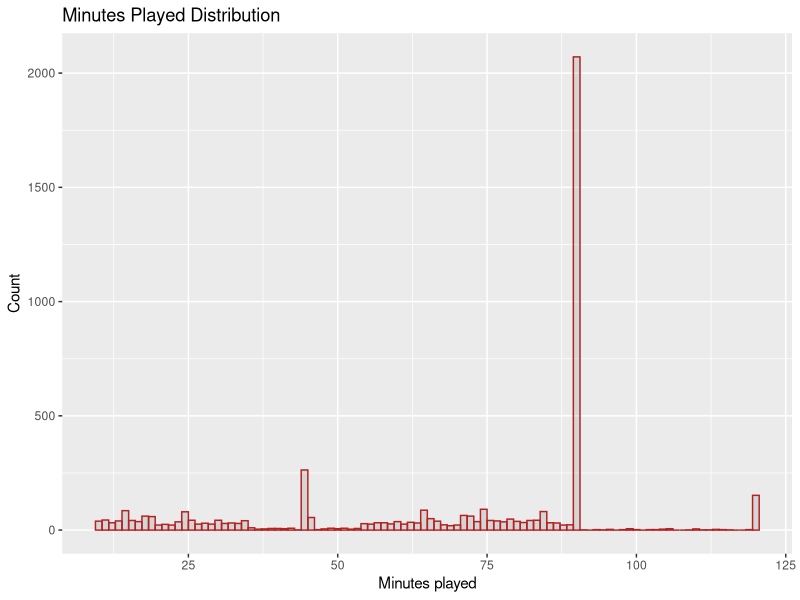
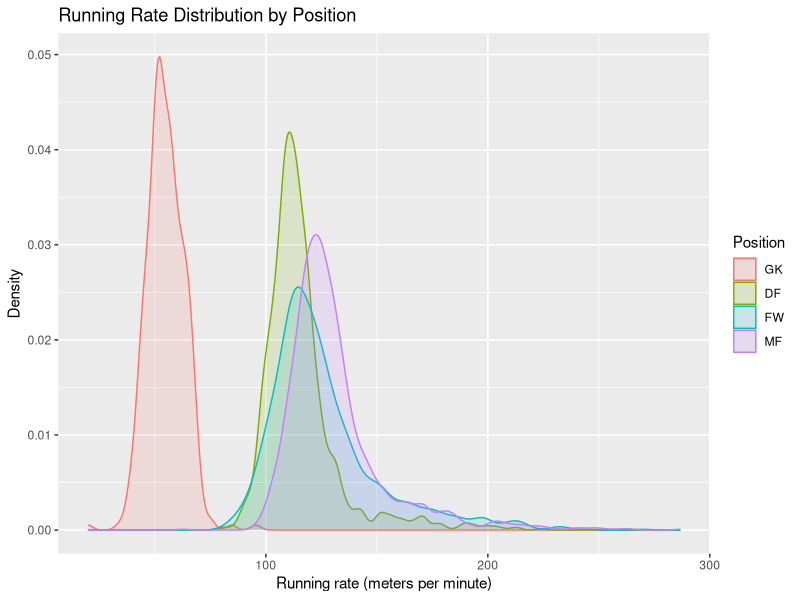
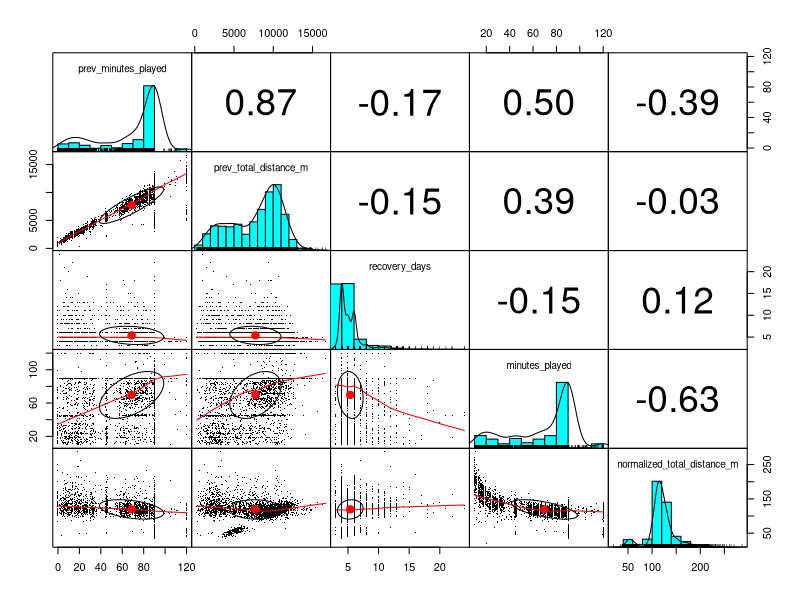
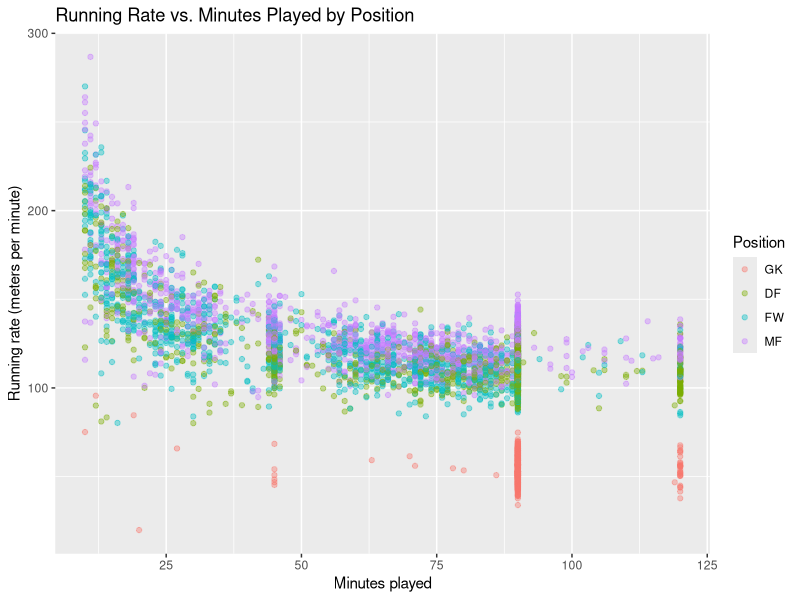
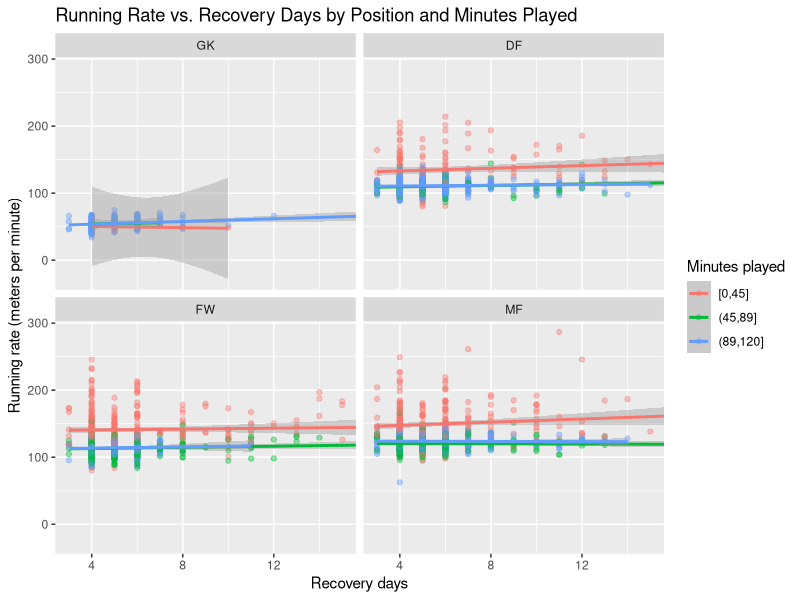
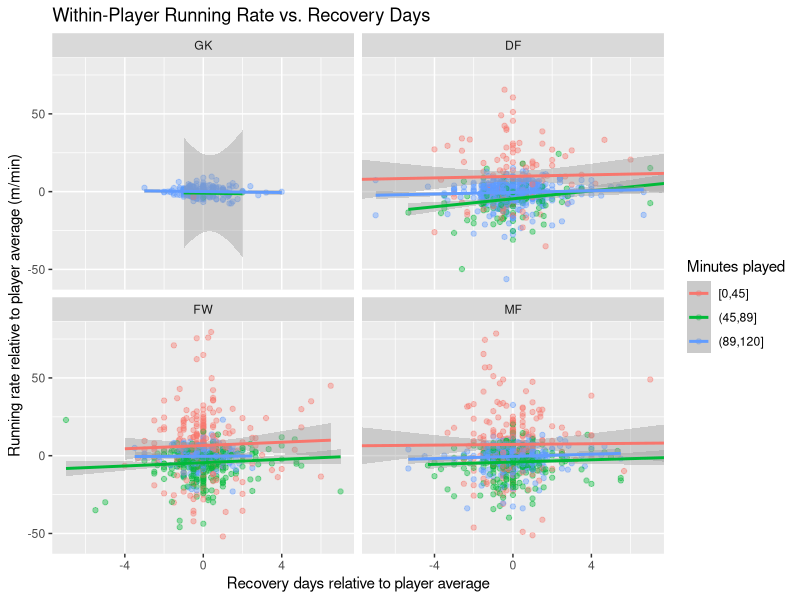
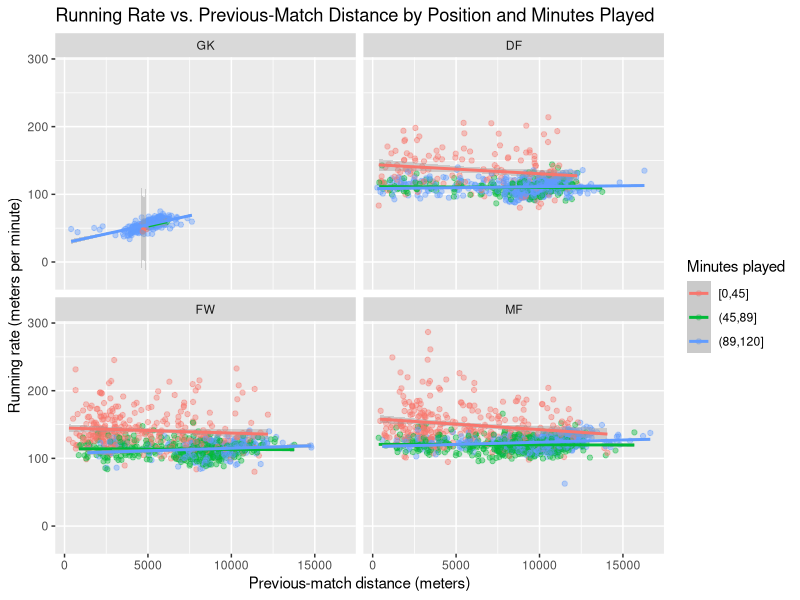
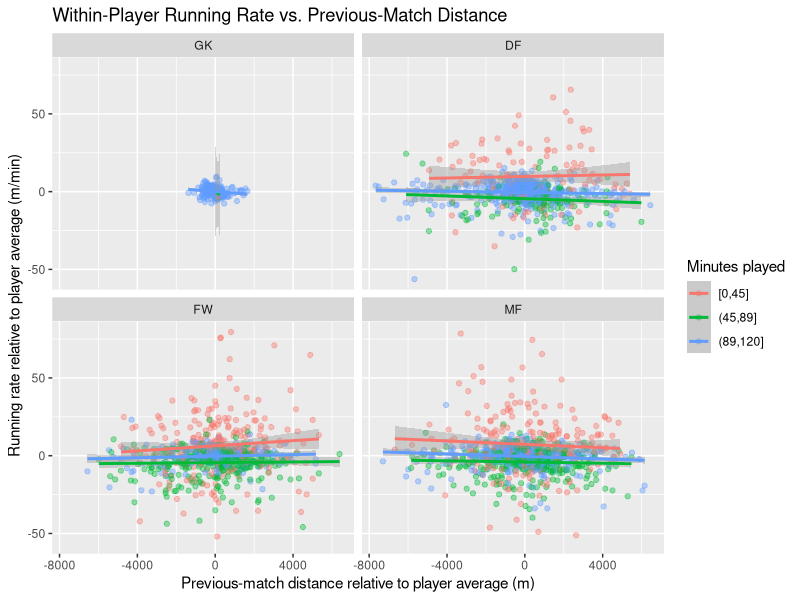

Source code (R) for these figures, in order:
## ---- chunk 1
knitr::opts_chunk$set(echo = TRUE)
## ---- chunk 2
library(dplyr)
library(ggplot2)
library(psych)
library(scales)
library(splines)
library(lme4)
library(lmerTest)
## ---- chunk 3
# Load raw data
df <- read.csv("raw_data.csv")
nrow(df)
## ---- chunk 4
# Variables whose previous-match values we want to retain
prev_vars <- c(
  "minutes_played",
  "total_distance_m"
)

# Add previous-match information
df <- df %>%
  mutate(
    # Convert match_date to Date
    match_date = as.Date(match_date)
  ) %>%
  
  # Drop rows where the player never actually appeared (0 distance covered), so they aren't treated as a previous match
  filter(total_distance_m > 0) %>%

  # Put each player's appearances in chronological order
  arrange(
    tournament_year,
    player_tournament_id,
    match_date,
    fifa_match_number
  ) %>%

  # Previous matches must be computed separately within each tournament/player
  group_by(tournament_year, player_tournament_id) %>%

  mutate(
    # Match metadata from previous appearance
    prev_match_id = lag(match_id),
    prev_match_date = lag(match_date),

    # Days since previous appearance
    recovery_days = as.integer(match_date - prev_match_date),

    # Previous-match statistics
    across(
      all_of(prev_vars),
      lag,
      .names = "prev_{.col}"
    )
  ) %>%

  ungroup()
## ---- chunk 5
df <- df %>%
  # Filter out rows where player played less than 10 minutes
  filter(
    !(is.na(minutes_played) | minutes_played < 10)
  ) %>%
  
  # Set reference categories for factor variables
  mutate(
    position = relevel(factor(position), ref = "GK")
  ) %>%
  
  # Normalize statistics by minutes played
  mutate(
    normalized_total_distance_m = total_distance_m / minutes_played,
    normalized_pressing_direct = pressing_direct / minutes_played
  ) %>%
  
  # Add binned minutes_played column
  mutate(
    binned_minutes_played = cut(minutes_played, breaks = c(0, 45, 89, max(minutes_played)), include.lowest = TRUE)
  )

nrow(df)
## ---- chunk 6
head(df)
str(df)
## ---- chunk 7
# Minutes Played Distribution
df %>%
  ggplot(aes(
    x = minutes_played
  )) +
  geom_histogram(alpha = 0.15, bins = 100, color = "firebrick") +
  labs(
    title = "Minutes Played Distribution",
    x = "Minutes played",
    y = "Count"
  ) +
  theme(legend.position = "none")
## ---- chunk 8
# Running Rate Distribution by Position
df %>%
  ggplot(aes(
    x = normalized_total_distance_m,
    color = position,
    fill = position
  )) +
  geom_density(alpha = 0.15) +
  labs(
    title = "Running Rate Distribution by Position",
    x = "Running rate (meters per minute)",
    y = "Density",
    color = "Position",
    fill = "Position"
  )
## ---- chunk 9
pairs.panels(df[, c(
  "prev_minutes_played",
  "prev_total_distance_m",
  "recovery_days",
  "minutes_played",
  "normalized_total_distance_m"
)], gap = 0, pch = ".")
## ---- chunk 10
# Running Rate vs. Minutes Played by Position
df %>%
  ggplot(aes(
    x = minutes_played,
    y = normalized_total_distance_m,
    color = position
  )) +
  geom_point(alpha = 0.4) +
  labs(
    title = "Running Rate vs. Minutes Played by Position",
    x = "Minutes played",
    y = "Running rate (meters per minute)",
    color = "Position"
  )
## ---- chunk 11
# Running Rate vs. Recovery Days by Position and Minutes Played
df %>%
  filter(!is.na(recovery_days)) %>%
  ggplot(aes(
    x = recovery_days,
    y = normalized_total_distance_m,
    color = binned_minutes_played
  )) +
  geom_point(alpha = 0.4) +
  geom_smooth(method = "lm") +
  facet_wrap(~position) +
  coord_cartesian(xlim = c(min(df$recovery_days), 15)) +
  labs(
    title = "Running Rate vs. Recovery Days by Position and Minutes Played",
    x = "Recovery days",
    y = "Running rate (meters per minute)",
    color = "Minutes played"
  )
## ---- chunk 12
# Within-Player Running Rate vs. Recovery Days
df %>%
  filter(!is.na(recovery_days)) %>%
  group_by(player_tournament_id) %>%
  filter(n() >= 2) %>%
  mutate(
    recovery_dev = recovery_days - mean(recovery_days),
    running_rate_dev = normalized_total_distance_m - mean(normalized_total_distance_m)
  ) %>%
  ungroup() %>%
  ggplot(aes(
    x = recovery_dev,
    y = running_rate_dev,
    color = binned_minutes_played
  )) +
  geom_point(alpha = 0.4) +
  geom_smooth(method = "lm") +
  facet_wrap(~position) +
  coord_cartesian(xlim = c(-7, 7)) +
  labs(
    title = "Within-Player Running Rate vs. Recovery Days",
    x = "Recovery days relative to player average",
    y = "Running rate relative to player average (m/min)",
    color = "Minutes played"
  )
## ---- chunk 13
# Running Rate vs. Previous-Match Distance by Position and Minutes Played
df %>%
  filter(!is.na(prev_total_distance_m)) %>%
  ggplot(aes(
    x = prev_total_distance_m,
    y = normalized_total_distance_m,
    color = binned_minutes_played
  )) +
  geom_point(alpha = 0.4) +
  geom_smooth(method = "lm") +
  facet_wrap(~position) +
  labs(
    title = "Running Rate vs. Previous-Match Distance by Position and Minutes Played",
    x = "Previous-match distance (meters)",
    y = "Running rate (meters per minute)",
    color = "Minutes played"
  )
## ---- chunk 14
# Within-Player Running Rate vs. Previous-Match Distance
df %>%
  filter(!is.na(prev_total_distance_m)) %>%
  group_by(player_tournament_id) %>%
  filter(n() >= 2) %>%
  mutate(
    prev_distance_dev = prev_total_distance_m - mean(prev_total_distance_m),
    running_rate_dev = normalized_total_distance_m - mean(normalized_total_distance_m)
  ) %>%
  ungroup() %>%
  ggplot(aes(
    x = prev_distance_dev,
    y = running_rate_dev,
    color = binned_minutes_played
  )) +
  geom_point(alpha = 0.4) +
  geom_smooth(method = "lm") +
  facet_wrap(~position) +
  labs(
    title = "Within-Player Running Rate vs. Previous-Match Distance",
    x = "Previous-match distance relative to player average (m)",
    y = "Running rate relative to player average (m/min)",
    color = "Minutes played"
  )
## ---- chunk 15
# Pressing Rate Distribution by Position
df %>%
  ggplot(aes(
    x = normalized_pressing_direct,
    color = position,
    fill = position
  )) +
  geom_histogram(alpha = 0.15, bins = 50) +
  facet_wrap(~position) +
  labs(
    title = "Pressing Rate Distribution by Position",
    x = "Pressing rate (presses per minute)",
    y = "Count",
    color = "Position",
    fill = "Position"
  ) +
  theme(legend.position = "none") 
## ---- chunk 16
# Remove all goalkeepers, since they all have 0 presses
df_no_gk <- df %>% filter(position != "GK")

# Pressing Rate Distribution by Position
df_no_gk %>%
  ggplot(aes(
    x = normalized_pressing_direct,
    color = position,
    fill = position
  )) +
  geom_density(alpha = 0.15) +
  labs(
    title = "Pressing Rate Distribution by Position",
    x = "Pressing rate (presses per minute)",
    y = "Density",
    color = "Position",
    fill = "Position"
  )
## ---- chunk 17
pairs.panels(df_no_gk[, c(
  "prev_minutes_played",
  "prev_total_distance_m",
  "recovery_days",
  "minutes_played",
  "normalized_pressing_direct"
)], gap = 0, pch = ".")
## ---- chunk 18
# Pressing Rate vs. Minutes Played by Position
df_no_gk %>%
  ggplot(aes(
    x = minutes_played,
    y = normalized_pressing_direct,
    color = position
  )) +
  geom_point(alpha = 0.4) +
  labs(
    title = "Pressing Rate vs. Minutes Played by Position",
    x = "Minutes played",
    y = "Pressing rate (presses per minute)",
    color = "Position"
  )
## ---- chunk 19
# Pressing Rate vs. Recovery Days by Position and Minutes Played
df_no_gk %>%
  filter(!is.na(recovery_days)) %>%
  ggplot(aes(
    x = recovery_days,
    y = normalized_pressing_direct,
    color = binned_minutes_played
  )) +
  geom_point(alpha = 0.4) +
  geom_smooth(method = "lm") +
  facet_wrap(~position) +
  coord_cartesian(xlim = c(min(df$recovery_days), 15)) +
  labs(
    title = "Pressing Rate vs. Recovery Days by Position and Minutes Played",
    x = "Recovery days",
    y = "Pressing rate (presses per minute)",
    color = "Minutes played"
  )
## ---- chunk 20
# Within-Player Pressing Rate vs. Recovery Days
df_no_gk %>%
  filter(!is.na(recovery_days)) %>%
  group_by(player_tournament_id) %>%
  filter(n() >= 2) %>%
  mutate(
    recovery_dev = recovery_days - mean(recovery_days),
    pressing_rate_dev = normalized_pressing_direct - mean(normalized_pressing_direct)
  ) %>%
  ungroup() %>%
  ggplot(aes(
    x = recovery_dev,
    y = pressing_rate_dev,
    color = binned_minutes_played
  )) +
  geom_point(alpha = 0.4) +
  geom_smooth(method = "lm") +
  facet_wrap(~position) +
  coord_cartesian(xlim = c(-7, 7)) +
  labs(
    title = "Within-Player Pressing Rate vs. Recovery Days",
    x = "Recovery days relative to player average",
    y = "Pressing rate relative to player average (presses/min)",
    color = "Minutes played"
  )
## ---- chunk 21
# Pressing Rate vs. Previous-Match Distance by Position and Minutes Played
df_no_gk %>%
  filter(!is.na(prev_total_distance_m)) %>%
  ggplot(aes(
    x = prev_total_distance_m,
    y = normalized_pressing_direct,
    color = binned_minutes_played
  )) +
  geom_point(alpha = 0.4) +
  geom_smooth(method = "lm") +
  facet_wrap(~position) +
  labs(
    title = "Pressing Rate vs. Previous-Match Distance by Position and Minutes Played",
    x = "Previous-match distance (meters)",
    y = "Pressing rate (presses per minute)",
    color = "Minutes played"
  )
## ---- chunk 22
# Within-Player Pressing Rate vs. Previous-Match Distance
df_no_gk %>%
  filter(!is.na(prev_total_distance_m)) %>%
  group_by(player_tournament_id) %>%
  filter(n() >= 2) %>%
  mutate(
    prev_distance_dev = prev_total_distance_m - mean(prev_total_distance_m),
    pressing_rate_dev = normalized_pressing_direct - mean(normalized_pressing_direct)
  ) %>%
  ungroup() %>%
  ggplot(aes(
    x = prev_distance_dev,
    y = pressing_rate_dev,
    color = binned_minutes_played
  )) +
  geom_point(alpha = 0.4) +
  geom_smooth(method = "lm") +
  facet_wrap(~position) +
  labs(
    title = "Within-Player Pressing Rate vs. Previous-Match Distance",
    x = "Previous-match distance relative to player average (m)",
    y = "Pressing rate relative to player average (presses/min)",
    color = "Minutes played"
  )
## ---- chunk 23
# Ignore rows corresponding to first game at the tournament for a player (missing previous game data)
df_filtered <- df %>% filter(!is.na(recovery_days))
## ---- chunk 24
# normalized_total_distance_m ~ 1 + recovery_days + position
fit1 <- lm(normalized_total_distance_m ~
             recovery_days +
             position,
           weights = minutes_played,
           data = df_filtered)
summary(fit1)
## ---- chunk 25
# Add ns(minutes_played, df=4)
fit2 <- lm(normalized_total_distance_m ~
             recovery_days +
             position +
             ns(minutes_played, df=4),
           weights = minutes_played,
           data = df_filtered)
summary(fit2)
## ---- chunk 26
# Add prev_total_distance_m
fit3 <- lm(normalized_total_distance_m ~
             recovery_days +
             position +
             prev_total_distance_m +
             ns(minutes_played, df=4),
           weights = minutes_played,
           data = df_filtered)
summary(fit3)
## ---- chunk 27
# Add random_effect(team_tournament_id)
fit4 <- lmer(normalized_total_distance_m ~
               recovery_days +
               position +
               prev_total_distance_m +
               ns(minutes_played, df=4) +
               (1 | team_tournament_id),
             weights = minutes_played,
             data = df_filtered)
summary(fit4)
## ---- chunk 28
# Add random_effect(player_tournament_id)
fit5 <- lmer(normalized_total_distance_m ~
               recovery_days +
               position +
               prev_total_distance_m +
               ns(minutes_played, df=4) +
               (1 | team_tournament_id) +
               (1 | player_tournament_id),
             weights = minutes_played,
             data = df_filtered)
summary(fit5)
## ---- chunk 29
final_running_rate_fit = fit5
## ---- chunk 30
# Plot spline curve for minutes_played by fixing recovery days and previous-match distance to median values and random effects set to 0
spline_grid <- expand.grid(
  minutes_played = seq(min(df_filtered$minutes_played), max(df_filtered$minutes_played), by = 1),
  position = sort(unique(df_filtered$position)),
  recovery_days = median(df_filtered$recovery_days),
  prev_total_distance_m = median(df_filtered$prev_total_distance_m)
)
spline_grid$fitted <- predict(final_running_rate_fit, newdata = spline_grid, re.form = NA)

# Overlay fitted curves on the observed data
df_filtered %>%
  ggplot(aes(
    x = minutes_played,
    y = normalized_total_distance_m,
    color = position
  )) +
  geom_point(alpha = 0.4) +
  geom_line(data = spline_grid, aes(y = fitted), linewidth = 1) +
  labs(
    title = "Fitted Running Rate vs. Minutes Played by Position",
    subtitle = paste0(
      "Recovery days = ", spline_grid$recovery_days[1],
      ", Previous-match distance = ", round(spline_grid$prev_total_distance_m[1]), " m"
    ),
    x = "Minutes played",
    y = "Running rate (meters per minute)",
    color = "Position"
  )
## ---- chunk 31
# Extract random intercepts and their conditional standard errors
running_rate_re <- as.data.frame(ranef(final_running_rate_fit, condVar = TRUE)) %>%
  rename(intercept = condval, se = condsd)

# Team random intercepts, with team name and tournament year attached
team_info <- df_filtered %>%
  distinct(team_tournament_id, team, tournament_year)

team_re <- running_rate_re %>%
  filter(grpvar == "team_tournament_id") %>%
  transmute(team_tournament_id = as.character(grp), intercept, se) %>%
  left_join(team_info, by = "team_tournament_id") %>%
  arrange(desc(intercept))

# Player random intercepts, with player name, team, and position attached
player_info <- df_filtered %>%
  distinct(player_tournament_id, player_name, team, tournament_year, position)

player_re <- running_rate_re %>%
  filter(grpvar == "player_tournament_id") %>%
  transmute(player_tournament_id = as.character(grp), intercept, se) %>%
  left_join(player_info, by = "player_tournament_id") %>%
  arrange(desc(intercept))
## ---- chunk 32
# Top/bottom 10 team random intercepts
head(team_re, 10)
tail(team_re, 10)
## ---- chunk 33
# Top/bottom 10 player random intercepts
player_re %>% select(player_name, team, tournament_year, position, intercept, se) %>% head(10)
player_re %>% select(player_name, team, tournament_year, position, intercept, se) %>% tail(10)
## ---- chunk 34
# Famous players to always show in the dot and whisker plot (if present in the model)
famous_players <- c(
  # FW
  "2022_ARGENTINA_MESSI_LIONEL_10",
  "2026_ARGENTINA_LIONEL_MESSI_10",
  "2026_PORTUGAL_CRISTIANO_RONALDO_7",
  "2026_FRANCE_KYLIAN_MBAPPE_10",
  "2026_ENGLAND_HARRY_KANE_9",
  "2026_NORWAY_ERLING_HAALAND_9",
  "2022_BRAZIL_NEYMAR_10",
  # MF
  "2022_CROATIA_MODRIC_LUKA_10",
  "2026_BELGIUM_KEVIN_DE_BRUYNE_7",
  "2026_SPAIN_PEDRI_20",
  "2022_ENGLAND_BELLINGHAM_JUDE_22",
  "2026_GERMANY_JAMAL_MUSIALA_10",
  # DF
  "2026_NETHERLANDS_VIRGIL_VAN_DIJK_4",
  "2022_MOROCCO_HAKIMI_ACHRAF_2",
  "2022_CROATIA_GVARDIOL_JOSKO_20",
  "2026_BRAZIL_MARQUINHOS_4",
  # GK
  "2022_GERMANY_NEUER_MANUEL_1",
  "2026_BELGIUM_THIBAUT_COURTOIS_1",
  "2022_ARGENTINA_MARTINEZ_EMILIANO_23",
  "2026_BRAZIL_ALISSON_1"
)

# Famous teams to always show in the team dot and whisker plot
famous_teams <- c("Argentina", "Brazil", "France", "England", "Germany", "Spain", "Portugal")

# Number of evenly spaced players/teams (by intercept rank) to show per panel
n_spread <- 4

player_re_subset <- player_re %>%
  mutate(famous = player_tournament_id %in% famous_players) %>%
  group_by(position) %>%
  arrange(intercept, .by_group = TRUE) %>%
  filter(famous | row_number() %in% round(seq(1, n(), length.out = n_spread))) %>%
  ungroup() %>%
  mutate(label = paste0(player_name, " (", team, " ", tournament_year, ")"))

team_re_subset <- team_re %>%
  mutate(famous = team %in% famous_teams) %>%
  group_by(tournament_year) %>%
  arrange(intercept, .by_group = TRUE) %>%
  filter(famous | row_number() %in% round(seq(1, n(), length.out = n_spread))) %>%
  ungroup()
## ---- chunk 35
# Dot and whisker plot of player random intercepts (95% intervals) by position
player_re_subset %>%
  ggplot(aes(
    x = intercept,
    y = reorder(label, intercept)
  )) +
  geom_vline(xintercept = 0, linetype = "dashed", color = "firebrick") +
  geom_errorbarh(aes(xmin = intercept - 1.96 * se, xmax = intercept + 1.96 * se), height = 0) +
  geom_point() +
  facet_wrap(~position, scales = "free_y") +
  labs(
    title = "Player Random Intercepts for Running Rate by Position",
    x = "Random intercept (meters per minute)",
    y = NULL
  ) +
  theme(legend.position = "none", plot.title.position = "plot")
## ---- chunk 36
# Dot and whisker plot of team random intercepts (95% intervals) by tournament year
team_re_subset %>%
  ggplot(aes(
    x = intercept,
    y = reorder(team_tournament_id, intercept)
  )) +
  geom_vline(xintercept = 0, linetype = "dashed", color = "firebrick") +
  geom_errorbarh(aes(xmin = intercept - 1.96 * se, xmax = intercept + 1.96 * se), height = 0) +
  geom_point() +
  facet_wrap(~tournament_year, scales = "free_y") +
  scale_y_discrete(labels = function(x) team_info$team[match(x, team_info$team_tournament_id)]) +
  labs(
    title = "Team Random Intercepts for Running Rate by Tournament",
    x = "Random intercept (meters per minute)",
    y = NULL
  ) +
  theme(legend.position = "none", plot.title.position = "plot")
## ---- chunk 37
# Dot and whisker plot of fixed-effect coefficients (95% intervals)
position_group <- paste0("Position (vs. ", levels(factor(df_filtered$position))[1], ")")
coef_groups <- c("Intercept", position_group, "Recovery days", "Previous-match distance")

coef_df <- as.data.frame(coef(summary(final_running_rate_fit))) %>%
  tibble::rownames_to_column("term") %>%
  rename(estimate = Estimate, se = `Std. Error`) %>%
  filter(!grepl("^ns\\(minutes_played", term)) %>%
  mutate(
    group = case_when(
      term == "(Intercept)" ~ "Intercept",
      grepl("^position", term) ~ position_group,
      term == "recovery_days" ~ "Recovery days",
      term == "prev_total_distance_m" ~ "Previous-match distance"
    ),
    units = case_when(
      term == "recovery_days" ~ "meters per minute per day",
      term == "prev_total_distance_m" ~ "meters per minute per meter",
      TRUE ~ "meters per minute"
    ),
    term = sub("^position", "", term)
  )

# One panel per coefficient group, each with its own x-axis title; only the position panel keeps y-axis labels
coef_plots <- lapply(coef_groups, function(g) {
  group_df <- coef_df %>% filter(group == g)
  group_df %>%
    ggplot(aes(
      x = estimate,
      y = reorder(term, estimate)
    )) +
    geom_vline(xintercept = 0, linetype = "dashed", color = "firebrick") +
    geom_errorbarh(aes(xmin = estimate - 1.96 * se, xmax = estimate + 1.96 * se), height = 0) +
    geom_point() +
    labs(
      title = g,
      x = paste0("Coefficient estimate (", group_df$units[1], ")"),
      y = NULL
    ) +
    theme(legend.position = "none", plot.title = element_text(size = 11)) +
    if (g != position_group) theme(axis.text.y = element_blank(), axis.ticks.y = element_blank())
})

cowplot::plot_grid(
  cowplot::ggdraw() +
    cowplot::draw_label("Fixed-Effect Coefficients for Running Rate", x = 0.01, hjust = 0, size = 14),
  cowplot::plot_grid(plotlist = coef_plots, ncol = 2, align = "hv"),
  ncol = 1,
  rel_heights = c(0.07, 1)
)
## ---- chunk 38
# Ignore rows corresponding to first game at the tournament for a player (missing previous game data)
# Start from df_no_gk since goalkeepers all have 0 presses and drop the unused GK level and set FW as the reference position
df_no_gk_filtered <- df_no_gk %>%
  filter(!is.na(recovery_days)) %>%
  droplevels() %>%
  mutate(position = relevel(position, ref = "FW"))
## ---- chunk 39
# normalized_pressing_direct ~ 1 + recovery_days + position
pressing_fit1 <- lm(normalized_pressing_direct ~
                      recovery_days +
                      position,
                    weights = minutes_played,
                    data = df_no_gk_filtered)
summary(pressing_fit1)
## ---- chunk 40
# Add ns(minutes_played, df=4)
pressing_fit2 <- lm(normalized_pressing_direct ~
                      recovery_days +
                      position +
                      ns(minutes_played, df=4),
                    weights = minutes_played,
                    data = df_no_gk_filtered)
summary(pressing_fit2)
## ---- chunk 41
# Add prev_total_distance_m
pressing_fit3 <- lm(normalized_pressing_direct ~
                      recovery_days +
                      position +
                      prev_total_distance_m +
                      ns(minutes_played, df=4),
                    weights = minutes_played,
                    data = df_no_gk_filtered)
summary(pressing_fit3)
## ---- chunk 42
# Add random_effect(team_tournament_id)
pressing_fit4 <- lmer(normalized_pressing_direct ~
                        recovery_days +
                        position +
                        prev_total_distance_m +
                        ns(minutes_played, df=4) +
                        (1 | team_tournament_id),
                      weights = minutes_played,
                      data = df_no_gk_filtered)
summary(pressing_fit4)
## ---- chunk 43
# Add random_effect(player_tournament_id)
pressing_fit5 <- lmer(normalized_pressing_direct ~
                        recovery_days +
                        position +
                        prev_total_distance_m +
                        ns(minutes_played, df=4) +
                        (1 | team_tournament_id) +
                        (1 | player_tournament_id),
                      weights = minutes_played,
                      data = df_no_gk_filtered)
summary(pressing_fit5)
## ---- chunk 44
final_pressing_rate_fit = pressing_fit5
## ---- chunk 45
# Plot spline curve for minutes_played by fixing recovery days and previous-match distance to median values and random effects set to 0
pressing_spline_grid <- expand.grid(
  minutes_played = seq(min(df_no_gk_filtered$minutes_played), max(df_no_gk_filtered$minutes_played), by = 1),
  position = sort(unique(df_no_gk_filtered$position)),
  recovery_days = median(df_no_gk_filtered$recovery_days),
  prev_total_distance_m = median(df_no_gk_filtered$prev_total_distance_m)
)
pressing_spline_grid$fitted <- predict(final_pressing_rate_fit, newdata = pressing_spline_grid, re.form = NA)

# Overlay fitted curves on the observed data
df_no_gk_filtered %>%
  ggplot(aes(
    x = minutes_played,
    y = normalized_pressing_direct,
    color = position
  )) +
  geom_point(alpha = 0.4) +
  geom_line(data = pressing_spline_grid, aes(y = fitted), linewidth = 1) +
  labs(
    title = "Fitted Pressing Rate vs. Minutes Played by Position",
    subtitle = paste0(
      "Recovery days = ", pressing_spline_grid$recovery_days[1],
      ", Previous-match distance = ", round(pressing_spline_grid$prev_total_distance_m[1]), " m"
    ),
    x = "Minutes played",
    y = "Pressing rate (presses per minute)",
    color = "Position"
  )
## ---- chunk 46
# Extract random intercepts and their conditional standard errors
pressing_rate_re <- as.data.frame(ranef(final_pressing_rate_fit, condVar = TRUE)) %>%
  rename(intercept = condval, se = condsd)

# Team random intercepts, with team name and tournament year attached
pressing_team_info <- df_no_gk_filtered %>%
  distinct(team_tournament_id, team, tournament_year)

pressing_team_re <- pressing_rate_re %>%
  filter(grpvar == "team_tournament_id") %>%
  transmute(team_tournament_id = as.character(grp), intercept, se) %>%
  left_join(pressing_team_info, by = "team_tournament_id") %>%
  arrange(desc(intercept))

# Player random intercepts, with player name, team, and position attached
pressing_player_info <- df_no_gk_filtered %>%
  distinct(player_tournament_id, player_name, team, tournament_year, position)

pressing_player_re <- pressing_rate_re %>%
  filter(grpvar == "player_tournament_id") %>%
  transmute(player_tournament_id = as.character(grp), intercept, se) %>%
  left_join(pressing_player_info, by = "player_tournament_id") %>%
  arrange(desc(intercept))
## ---- chunk 47
# Top/bottom 10 team random intercepts
head(pressing_team_re, 10)
tail(pressing_team_re, 10)
## ---- chunk 48
# Top/bottom 10 player random intercepts
pressing_player_re %>% select(player_name, team, tournament_year, position, intercept, se) %>% head(10)
pressing_player_re %>% select(player_name, team, tournament_year, position, intercept, se) %>% tail(10)
## ---- chunk 49
# Reuse famous_players, famous_teams, and n_spread from the running rate section (goalkeepers are not in the pressing model, so they are skipped)
pressing_player_re_subset <- pressing_player_re %>%
  mutate(famous = player_tournament_id %in% famous_players) %>%
  group_by(position) %>%
  arrange(intercept, .by_group = TRUE) %>%
  filter(famous | row_number() %in% round(seq(1, n(), length.out = n_spread))) %>%
  ungroup() %>%
  mutate(label = paste0(player_name, " (", team, " ", tournament_year, ")"))

pressing_team_re_subset <- pressing_team_re %>%
  mutate(famous = team %in% famous_teams) %>%
  group_by(tournament_year) %>%
  arrange(intercept, .by_group = TRUE) %>%
  filter(famous | row_number() %in% round(seq(1, n(), length.out = n_spread))) %>%
  ungroup()
## ---- chunk 50
# Dot and whisker plot of player random intercepts (95% intervals) by position
pressing_player_re_subset %>%
  ggplot(aes(
    x = intercept,
    y = reorder(label, intercept)
  )) +
  geom_vline(xintercept = 0, linetype = "dashed", color = "firebrick") +
  geom_errorbarh(aes(xmin = intercept - 1.96 * se, xmax = intercept + 1.96 * se), height = 0) +
  geom_point() +
  facet_wrap(~position, scales = "free_y", ncol = 2) +
  labs(
    title = "Player Random Intercepts for Pressing Rate by Position",
    x = "Random intercept (presses per minute)",
    y = NULL
  ) +
  theme(legend.position = "none", plot.title.position = "plot")
## ---- chunk 51
# Dot and whisker plot of team random intercepts (95% intervals) by tournament year
pressing_team_re_subset %>%
  ggplot(aes(
    x = intercept,
    y = reorder(team_tournament_id, intercept)
  )) +
  geom_vline(xintercept = 0, linetype = "dashed", color = "firebrick") +
  geom_errorbarh(aes(xmin = intercept - 1.96 * se, xmax = intercept + 1.96 * se), height = 0) +
  geom_point() +
  facet_wrap(~tournament_year, scales = "free_y") +
  scale_y_discrete(labels = function(x) pressing_team_info$team[match(x, pressing_team_info$team_tournament_id)]) +
  labs(
    title = "Team Random Intercepts for Pressing Rate by Tournament",
    x = "Random intercept (presses per minute)",
    y = NULL
  ) +
  theme(legend.position = "none", plot.title.position = "plot")
## ---- chunk 52
# Dot and whisker plot of fixed-effect coefficients (95% intervals)
pressing_position_group <- paste0("Position (vs. ", levels(df_no_gk_filtered$position)[1], ")")
pressing_coef_groups <- c("Intercept", pressing_position_group, "Recovery days", "Previous-match distance")

pressing_coef_df <- as.data.frame(coef(summary(final_pressing_rate_fit))) %>%
  tibble::rownames_to_column("term") %>%
  rename(estimate = Estimate, se = `Std. Error`) %>%
  filter(!grepl("^ns\\(minutes_played", term)) %>%
  mutate(
    group = case_when(
      term == "(Intercept)" ~ "Intercept",
      grepl("^position", term) ~ pressing_position_group,
      term == "recovery_days" ~ "Recovery days",
      term == "prev_total_distance_m" ~ "Previous-match distance"
    ),
    units = case_when(
      term == "recovery_days" ~ "presses per minute per day",
      term == "prev_total_distance_m" ~ "presses per minute per meter",
      TRUE ~ "presses per minute"
    ),
    term = sub("^position", "", term)
  )

# One panel per coefficient group, each with its own x-axis title; only the position panel keeps y-axis labels
pressing_coef_plots <- lapply(pressing_coef_groups, function(g) {
  group_df <- pressing_coef_df %>% filter(group == g)
  group_df %>%
    ggplot(aes(
      x = estimate,
      y = reorder(term, estimate)
    )) +
    geom_vline(xintercept = 0, linetype = "dashed", color = "firebrick") +
    geom_errorbarh(aes(xmin = estimate - 1.96 * se, xmax = estimate + 1.96 * se), height = 0) +
    geom_point() +
    labs(
      title = g,
      x = paste0("Coefficient estimate (", group_df$units[1], ")"),
      y = NULL
    ) +
    theme(legend.position = "none", plot.title = element_text(size = 11)) +
    if (g != pressing_position_group) theme(axis.text.y = element_blank(), axis.ticks.y = element_blank())
})

cowplot::plot_grid(
  cowplot::ggdraw() +
    cowplot::draw_label("Fixed-Effect Coefficients for Pressing Rate", x = 0.01, hjust = 0, size = 14),
  cowplot::plot_grid(plotlist = pressing_coef_plots, ncol = 2, align = "hv"),
  ncol = 1,
  rel_heights = c(0.07, 1)
)
## ---- chunk 53
# Maybe try modeling zone 4/5 running rate?

# Also try categorical recovery days predictor (start with 3, 4, 5, 6, 7, 8, 9, 10, 11, 12+, then group more higher terms together)
# Be intentional about picking default value for factor variables

# Later TODO: predict expected goals with team-level average recovery days, prior match distance covered, etc weighted by minutes played

table(df$recovery_days)
